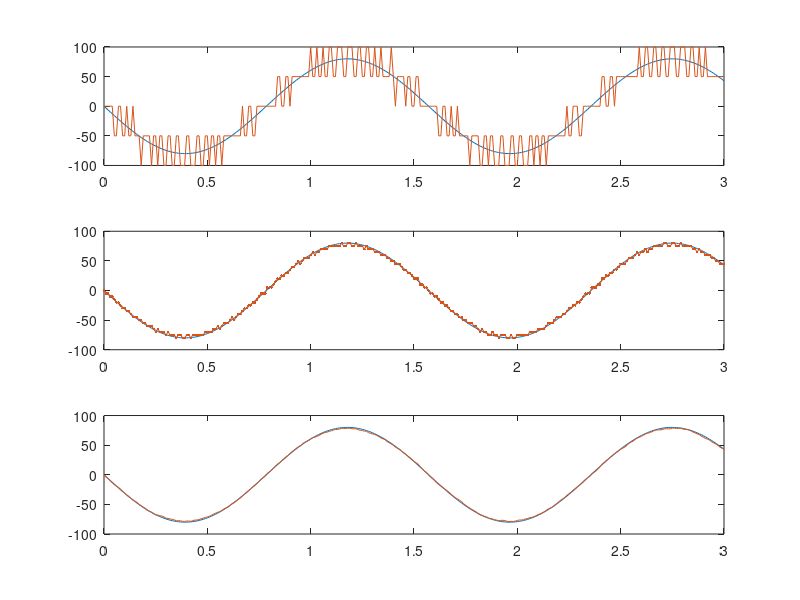

The MATLAB script that drew this image:
dt = 1e-2; % seconds
tdata = -0.1:dt:3.1; % time vector
y = 20*cos(4*tdata); % true angle, in degrees
y_enc = round(y); % discretized measurement from encoder
vel = -80*sin(4*tdata);
%part b
vel_est = zeros(length(vel),1);
previtems =  zeros(length(vel),1);
nextitems =  zeros(length(vel),1);
zindex = find(tdata == 0);
tindex = find(tdata == 3);
for m=zindex:tindex
    previtem = y_enc(m-1);
    previtems(m) = previtem;
    nextitem = y_enc(m+1);
    nextitems(m) = nextitem;
    vel_est(m) = (nextitem - previtem)/(2.0*dt);
end

%plot part b
figure(1);
clf;
subplot(3, 1, 1);
smvel = vel(zindex:tindex);
smtdata = tdata(zindex:tindex);
%vel_est = vel_est(zindex:tindex);
plot(smtdata, smvel)
hold on
plot(smtdata, vel_est(zindex:tindex))
hold off

%part c
vel_est_two = zeros(length(vel),1);
for m=zindex:tindex
    previtem = y_enc(m-10);
    nextitem = y_enc(m+10);
    vel_est_two(m) = (nextitem - previtem)/(2.0*dt*10);
end

%plotting part c
figure(1);
subplot(312);
plot(smtdata, smvel)
hold on
plot(smtdata, vel_est_two(zindex:tindex),'.-')
hold off

%part d
vel_est_mat = zeros(length(vel), 10);
%generate all velocity estimates for N = 1:10
for m=1:10
    for n=zindex:tindex
        previtem = y_enc(n - m);
        nextitem = y_enc(n + m);
        vel_est_mat(n, m) = (nextitem - previtem)/(2*dt*m);
    end
end

weights = zeros(10, 1);
k = 1/385;
for m=1:10
    weights(m) = k * m*m;
end
vel_est_d = zeros(length(vel), 1);
for m = zindex:tindex
    vel_est_d(m) = dot(vel_est_mat(m,:), transpose(weights));
end
%vel_est_d = dot(vel_est_mat, weights, 1)

%plotting part d
figure(1);
subplot(313);
plot(smtdata, smvel)
hold on
plot(smtdata, vel_est_d(zindex:tindex))
hold off

vb2 = filter([1, 0, -1], 2*dt, y_enc);
vc2 = filter([1, 0, 0, 0, 0,0, 0,0, 0,0, 0,0, 0,0, 0,0, 0,0, 0, 0, -1], 2*dt*10, y_enc);

vector_d2 = [10, 9, 8, 7, 6, 5, 4, 3, 2, 1, 0, -1, -2, -3, -4, -5, -6, -7, -8, -9, -10];
vd2 = filter(vector_d2, 2*dt/k, y_enc);


%E bmax
bmax = max(abs(transpose(vel_est(zindex:tindex)) - vb2(zindex+1:tindex+1)));

cmax = max(abs(transpose(vel_est_two(zindex:tindex)) - vc2(zindex+10:tindex+10)));
dmax = max(abs(transpose(vel_est_d(zindex:tindex)) - vd2(zindex+10:tindex+10)));

fprintf("max difference part b:")
bmax
fprintf("max difference part c:")
cmax
fprintf("max difference part d:")
dmax
fprintf("Because the differences for part b and c are both 0, and the difference for part d is very close to 0, we know that the filter() function is doing the same thing as each of the individual parts")
